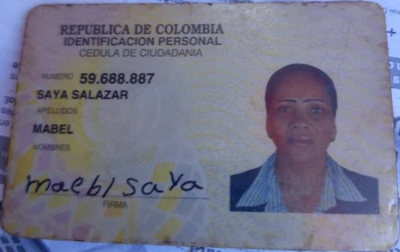
#> input picture tumaco/plantillas_cedula/amarilla_cara.png, 400 x 252 px
$ python -i cedula.py   (imports and definitions only)   (older library calls are emulated)
#> lines starting #> are read from the running program, lines starting #| are printed output that depends on the picture
#> further down, picture is the input picture: shape (252, 400, 3); mean B, G, R 135.7, 116.1, 115.8
"""Recorta una foto de cedula al borde del documento y la endereza (horizontal y derecha)."""
from dataclasses import dataclass
from pathlib import Path

import cv2
import numpy as np

# Una cedula (tamaño tarjeta ID-1: 85,6 x 54 mm) es 1,585 veces mas ancha que alta
PROPORCION = 85.6 / 54
LADO_DETECCION = 1000  # la deteccion se hace sobre una copia reducida (mas rapido y estable)
ANCHO_MAXIMO = 1800  # ancho de la imagen ajustada que se sube a Kobo
CONFIANZA_MINIMA = 0.75  # por debajo, lo encontrado probablemente no es la tarjeta: se deja la foto original


@dataclass
class Recorte:
    imagen: np.ndarray  # documento recortado, enderezado y horizontal (BGR)
    esquinas: np.ndarray  # 4 esquinas del documento en la foto original
    confianza: float  # 0 a 1: que tanto parece una tarjeta el contorno encontrado
    metodo: str


# [50 lines left out: functions recortar, _mascaras, not called in this run]


def _contornos(mascara: np.ndarray):
    contornos, _ = cv2.findContours(mascara, cv2.RETR_LIST, cv2.CHAIN_APPROX_SIMPLE)
    return sorted(contornos, key=cv2.contourArea, reverse=True)[:8]


# [58 lines left out: functions _evaluar, _ordenar, _enderezar, not called in this run]


# ---------- Orientacion (derecha o de cabeza) ----------
#
# Despues de recortar, la tarjeta queda horizontal pero puede estar de cabeza. Se combinan pistas;
# cada una da un valor de -1 (esta de cabeza) a 1 (esta derecha), 0 si no aporta:
#   - rostro (cara): la foto de la persona solo se detecta como rostro cuando esta derecha.
#   - codigo de barras (reverso de la cedula amarilla): va en la mitad de abajo.
#   - plantillas: parecido con cedulas derechas de cada modelo (amarilla y digital) en plantillas_cedula/.

PLANTILLAS_DIR = Path(__file__).parent / "plantillas_cedula"
SUMA_SEGURA = 0.8  # suma minima de las pistas para decidir sin dudar
CONTRADICCION = 0.5  # si una pista dice lo contrario con esta fuerza, hay duda

_DETECTORES_ROSTRO = None
_PLANTILLAS = None


# [11 lines left out: function orientar, not called in this run]


def pistas_orientacion(img: np.ndarray, lado: str) -> dict:
    """Valores de cada pista (para revisar casos dudosos)."""
    return {k: round(float(v), 2) for k, v in _pistas(img, lado).items()}


# [33 lines left out: functions _pistas, modelo, _rostros, not called in this run]


def _barras_abajo(img: np.ndarray) -> float:
    """Que tanto el codigo de barras (rayas verticales densas) esta en la mitad de abajo (0 a 1)."""
    gris = cv2.cvtColor(cv2.resize(img, (640, int(640 * img.shape[0] / img.shape[1]))), cv2.COLOR_BGR2GRAY)
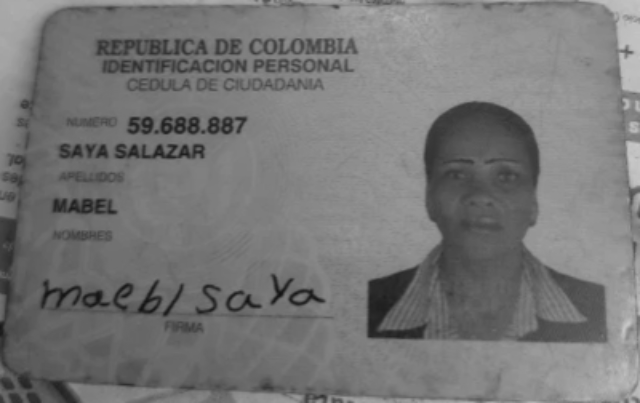
#> gris: shape (403, 640); min 17, max 201, mean 118.1
    gx = np.abs(cv2.Sobel(gris, cv2.CV_32F, 1, 0, ksize=3))
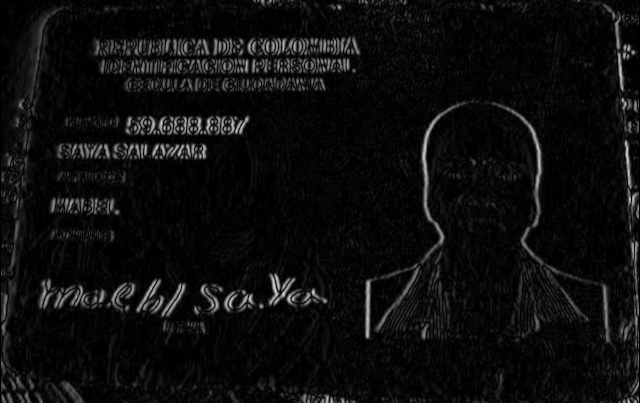
#> gx: shape (403, 640) float32; min 0, max 215, mean 13.5
    gy = np.abs(cv2.Sobel(gris, cv2.CV_32F, 0, 1, ksize=3))
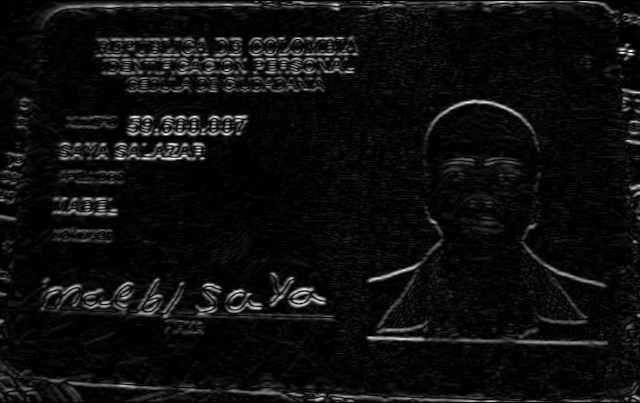
#> gy: shape (403, 640) float32; min 0, max 270, mean 15.8; drawn with min black and max white
    rayas = cv2.blur(np.clip(gx - gy, 0, None), (25, 25))
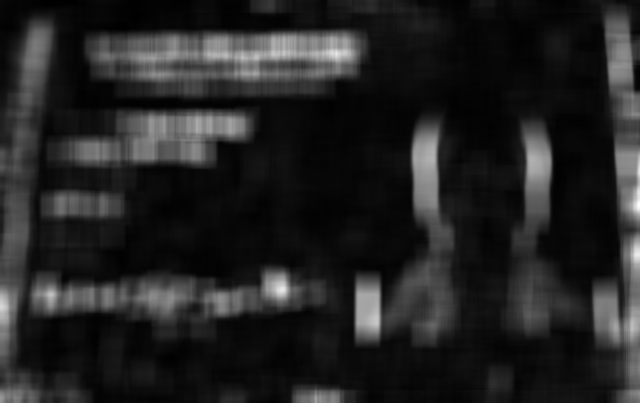
#> rayas: shape (403, 640) float32; min 0.272, max 41.76, mean 6; drawn with min black and max white
    mitad = rayas.shape[0] // 2
#> mitad = 201
    arriba, abajo = float(rayas[:mitad].sum()), float(rayas[mitad:].sum())
#> arriba = 824727; abajo = 733337.1
    return abajo / (arriba + abajo + 1e-6)


# [22 lines left out: functions _huella, _pista_plantilla, _cargar_plantillas, not called in this run]


def recortar_por_esquinas(foto: np.ndarray, puntos) -> np.ndarray:
    """Recorta y endereza la tarjeta con las 4 esquinas marcadas a mano (en cualquier orden)."""
    return _enderezar(foto, _ordenar(np.array(puntos, dtype=np.float32)))


# [19 lines left out: functions enderezar_cedula, ya_recortada, not called in this run]


def leer(datos: bytes) -> np.ndarray:
    return cv2.imdecode(np.frombuffer(datos, np.uint8), cv2.IMREAD_COLOR)


# [7 lines left out: function a_jpg, not called in this run]

>>> import cv2
>>> picture = cv2.imread('plantillas_cedula/amarilla_cara.png')
>>> result = _barras_abajo(picture)
#> result = 0.471
